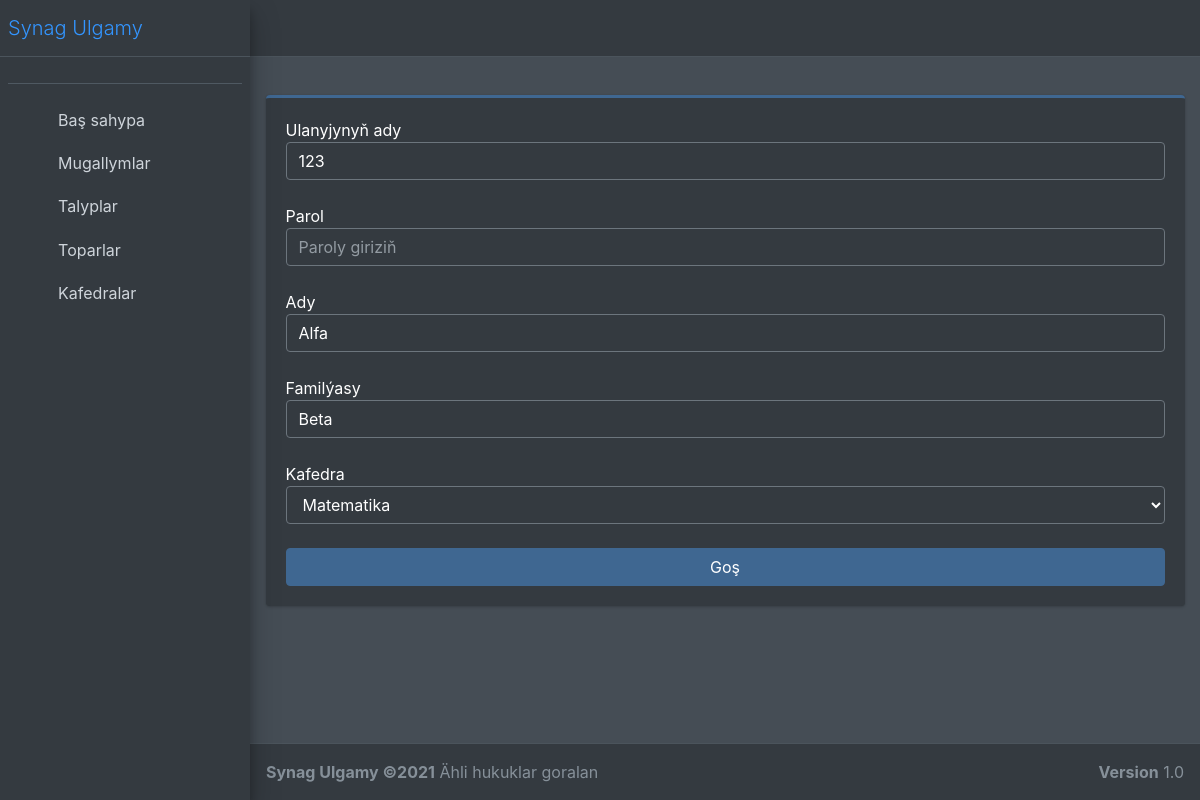
/Administrator/Mugallym_uytgetmek/2 (signed in), run on the app's committed database.
### TestUlgamyApp/models.py (models this page shows)
class Users(AbstractUser):
    user_type_list = (
        (1, 'Administrator'),
        (2, 'Mugallym'),
        (3, 'Student')
    )
    user_type = models.CharField(choices=user_type_list,max_length=10, default=1, null=True)

### TestUlgamyApp/AdminViews.py (the view)
# urls.py: path('Mugallym_uytgetmek/<pk>',Mugallym_uytgetmek,name='Mugallym_uytgetmek'),
@login_required
def Mugallym_uytgetmek(request, pk):
    if request.user.user_type == '1':
        if request.POST:
            forms = Mugallym_Uytgetmek_Forms(request.POST)
            if forms.is_valid():
                username = forms.cleaned_data['username']
                password = forms.cleaned_data['password']
                first_name = forms.cleaned_data['first_name']
                last_name = forms.cleaned_data['last_name']
                kafedra = forms.cleaned_data['kafedra']
                model = Users.objects.get(id=pk)
                model.username = username
                model.first_name = first_name
                model.last_name = last_name
                if password:
                    model.set_password(password)
                model.mugallym_profile.kafedra = kafedra
                model.save()
                return HttpResponseRedirect(reverse('Mugallym_List'))
        else:
            models = Users.objects.get(id=pk)
            forms = Mugallym_Uytgetmek_Forms()
            forms.fields['username'].initial = models.username
            forms.fields['first_name'].initial = models.first_name
            forms.fields['last_name'].initial = models.last_name
            forms.fields['kafedra'].initial = models.mugallym_profile.kafedra
        context = {
            'forms': forms
        }
        return render(request, 'Administrator/All_Update.html', context)
    else:
        raise Http404

### TestUlgamyApp/Admin_Forms.py
class Mugallym_Uytgetmek_Forms(forms.Form):
    username = forms.CharField(
        widget=forms.TextInput(attrs={'class': 'form-control', 'placeholder': 'Ulanyjynyň adyny giriziň'}),
        label='Ulanyjynyň ady', required=True)
    password = forms.CharField(
        widget=forms.PasswordInput(attrs={'class': 'form-control', 'placeholder': 'Paroly giriziň'}), label='Parol',
        required=False)
    first_name = forms.CharField(
        widget=forms.TextInput(attrs={'class': 'form-control', 'placeholder': 'Adyny giriziň'}), label='Ady',
        required=True)
    last_name = forms.CharField(
        widget=forms.TextInput(attrs={'class': 'form-control', 'placeholder': 'Familýasyny giriziň'}),
        label='Familýasy', required=True)
    kafedra = forms.ModelChoiceField(queryset=Kafedra.objects.all(), empty_label='Kafedrany saýlaň',
                                     widget=forms.Select(attrs={'class': 'form-control'}), label='Kafedra',
                                     required=True)

### TestUlgamyApp/models.py (called while the page is built)
    def __str__(self):
        return self.name

### templates/Administrator/All_Update.html (shortened to what this page needs)
{% extends 'Administrator/base.html' %}
{% load static %}
{% block content %}
    <div class="card card-primary card-outline">
        <div class="card-body box-profile">
            <form method="post">
                {% for form in forms %}
                    {{ form.label }}
                    {{ form }}
                    <br>
                {% endfor %}
                <button type="submit" class="btn btn-primary btn-block">Goş</button>
            </form>
        </div>
    </div>
{% endblock %}

### data on the page
Users: forms "123" "Alfa" "Beta"
